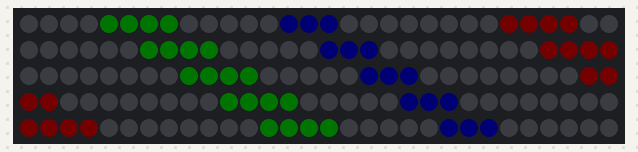
The sketch below on a simulated Arduino Uno, built with avr-gcc and run on an emulated ATmega328P. Parts: 150 RGB LEDs in strip order, left to right, continuing on the next row. Dim RGB values are drawn brighter than linear; random numbers use the default seed unless the sketch sets one.

Above: at 5.24 s.
At 11.33 s:
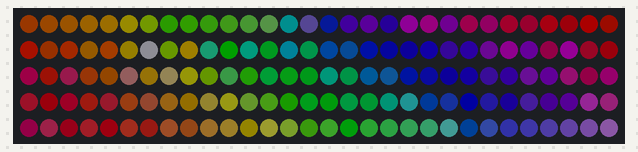
At 14.38 s:
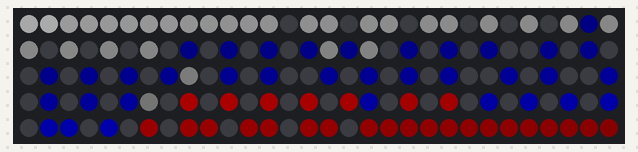
At 17.41 s:
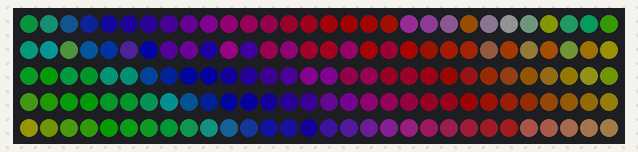
At 24.74 s:
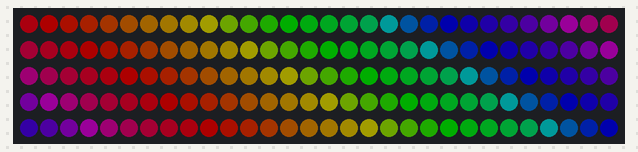
At 34.1 s:
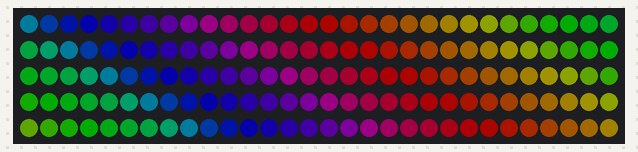

The sketch:

sketch_aug16a.ino
```cpp
#include <FastLED.h>

#define NUM_LEDS  150
#define LED_PIN   5

CRGB leds[NUM_LEDS];

CRGB source1[NUM_LEDS];
CRGB source2[NUM_LEDS];
CRGB output[NUM_LEDS];

uint8_t blendAmount = 0;
uint8_t patternCounter = 0;
uint8_t source1Pattern = 0;
uint8_t source2Pattern = 1;
bool useSource1 = false;

void setup() {
  FastLED.addLeds<WS2812B, LED_PIN, GRB>(output, NUM_LEDS);
  FastLED.setBrightness(50);
  Serial.begin(57600);
}

void loop() {

  EVERY_N_MILLISECONDS(10) {
    blend(source1, source2, output, NUM_LEDS, blendAmount);   // Blend between the two sources

    if (useSource1) {
      if (blendAmount < 255) blendAmount++;                   // Blend 'up' to source 2
    } else {
      if (blendAmount > 0) blendAmount--;                     // Blend 'down' to source 1
    }
  }

  EVERY_N_SECONDS(5) {
    nextPattern();
  }

  runPattern(source1Pattern, source1);                  // Run both patterns simultaneously
  runPattern(source2Pattern, source2);

  FastLED.show();
}

void nextPattern() {
  patternCounter = (patternCounter + 1) % 3;          // Change the number after the % to the number of patterns you have

  if (useSource1) source1Pattern = patternCounter;    // Determine which source array for new pattern
  else source2Pattern = patternCounter;

  useSource1 = !useSource1;                           // Swap source array for next time around
}

void runPattern(uint8_t pattern, CRGB *LEDArray) {
  switch (pattern) {
    case 0:
      Sparkle(LEDArray);
      break;
    case 1:
      rainbowBeat(LEDArray);
      break;
    case 2:
      redWhiteBlue(LEDArray);
      break;
  }
}


//------- Put your patterns below -------//

//----------------------------------------
uint8_t gHue = 0; // rotating “base color” used by many of the patterns

void Sparkle(CRGB *LEDarray) {

  // random colored speckles that blink in and fade smoothly
  fadeToBlackBy( leds, NUM_LEDS, 30 );
  int pos = random16(NUM_LEDS);
  leds[pos] += CHSV( gHue + random8(14), 0, 255 );
  //fadeToBlackBy(LEDarray, NUM_LEDS, 10);

}


void rainbowBeat(CRGB *LEDarray) {

  uint16_t beatA = beatsin16(30, 0, 255);
  uint16_t beatB = beatsin16(20, 0, 255);
  fill_rainbow(LEDarray, NUM_LEDS, (beatA+beatB)/2, 8);
}


void redWhiteBlue(CRGB *LEDarray) {

  uint16_t sinBeat   = beatsin16(30, 0, NUM_LEDS - 1, 0, 0);
  uint16_t sinBeat2  = beatsin16(30, 0, NUM_LEDS - 1, 0, 21845);
  uint16_t sinBeat3  = beatsin16(30, 0, NUM_LEDS - 1, 0, 43690);

  LEDarray[sinBeat]   = CRGB::Blue;
  LEDarray[sinBeat2]  = CRGB::Red;
  LEDarray[sinBeat3]  = CRGB::White;

  fadeToBlackBy(LEDarray, NUM_LEDS, 10);
}
```
